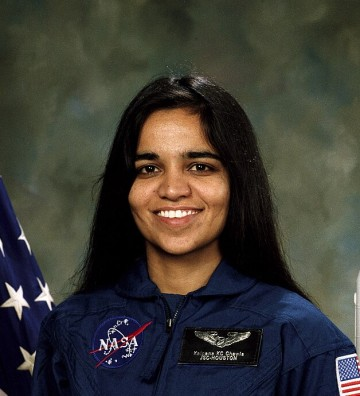
#> input picture ios/FaceKit/Tests/FaceKitTests/Fixtures/chawla_a.jpg, 360 x 396 px
$ python make_icon.py ../FaceKit/Tests/FaceKitTests/Fixtures/chawla_a.jpg out.png
#> lines starting #> are read from the running program, lines starting #| are printed output that depends on the picture
"""App icon: public/icon-512.png (a 640 px JPEG) → 1024 px PNG without transparency.
python make_icon.py <public/icon-512.png> <AppIcon.appiconset/icon-1024.png>"""
import sys
import cv2

img = cv2.imread(sys.argv[1], cv2.IMREAD_COLOR)
#> img is the input picture: shape (396, 360, 3); mean B, G, R 52.9, 59.1, 61
cv2.imwrite(sys.argv[2], cv2.resize(img, (1024, 1024), interpolation=cv2.INTER_CUBIC), [cv2.IMWRITE_PNG_COMPRESSION, 9])
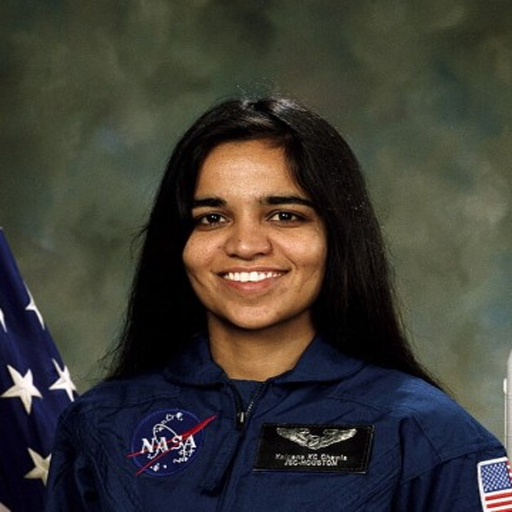
#> saved as out.png: shape (1024, 1024, 3) (shown at 1/2 size); mean B, G, R 52.9, 59.1, 61

$ run again, on ios/FaceKit/Tests/FaceKitTests/Fixtures/chiao_a.jpg
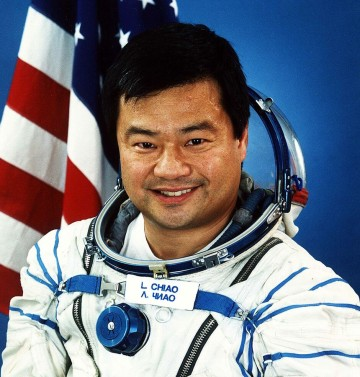
#> input picture ios/FaceKit/Tests/FaceKitTests/Fixtures/chiao_a.jpg, 360 x 377 px
#> img is the input picture: shape (377, 360, 3); mean B, G, R 130.5, 119.4, 117.3
#> `cv2.imwrite(sys.argv[2], cv2.resize(img, (1024, 1024), interpolation=c..`:
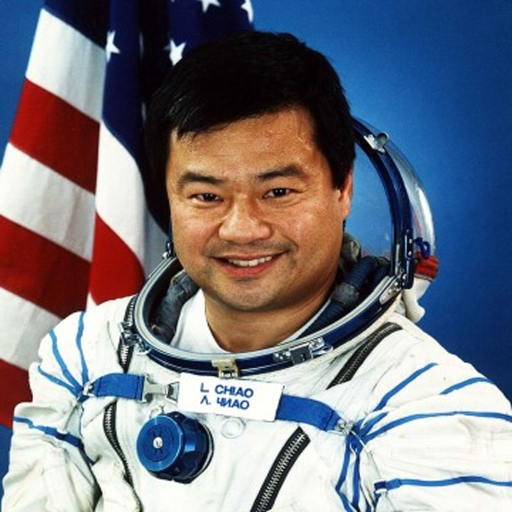
#> saved as out.png: shape (1024, 1024, 3) (shown at 1/2 size); mean B, G, R 130.4, 119.3, 117.3

$ run again, on ios/FaceKit/Tests/FaceKitTests/Fixtures/chiao_b.jpg
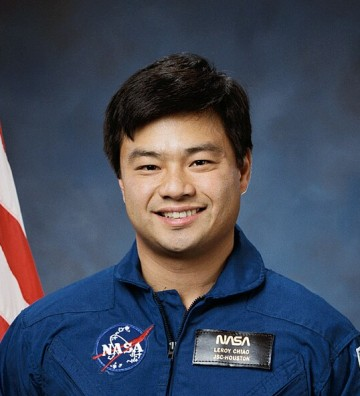
#> input picture ios/FaceKit/Tests/FaceKitTests/Fixtures/chiao_b.jpg, 360 x 396 px
#> img is the input picture: shape (396, 360, 3); mean B, G, R 89.6, 72.7, 65.7
#> `cv2.imwrite(sys.argv[2], cv2.resize(img, (1024, 1024), interpolation=c..`:
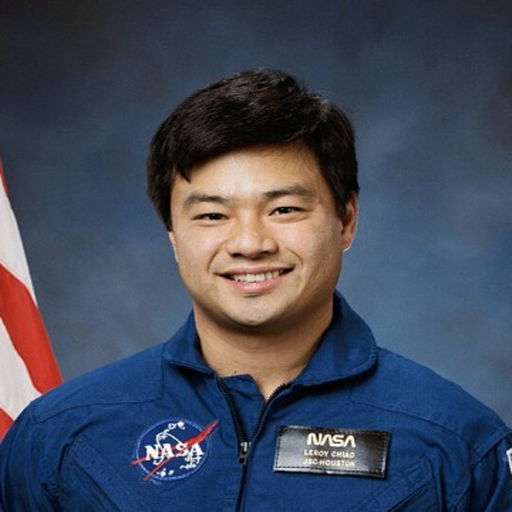
#> saved as out.png: shape (1024, 1024, 3) (shown at 1/2 size); mean B, G, R 89.6, 72.7, 65.7

$ run again, on ios/FaceKit/Tests/FaceKitTests/Fixtures/whitson_a.jpg
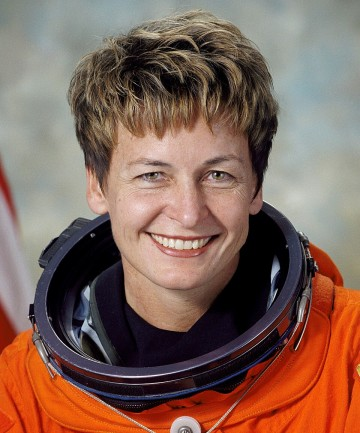
#> input picture ios/FaceKit/Tests/FaceKitTests/Fixtures/whitson_a.jpg, 360 x 433 px
#> img is the input picture: shape (433, 360, 3); mean B, G, R 88.6, 100.8, 130.7
#> `cv2.imwrite(sys.argv[2], cv2.resize(img, (1024, 1024), interpolation=c..`:
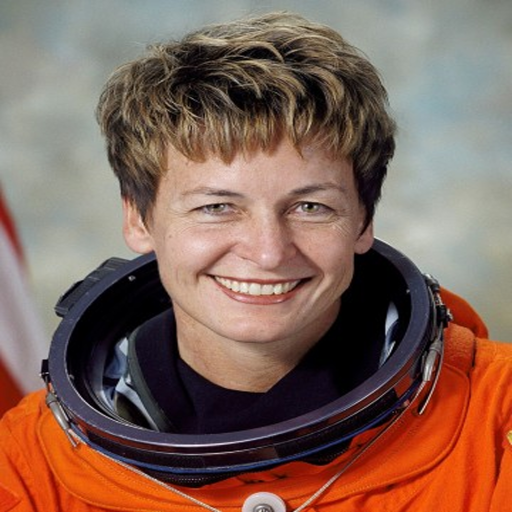
#> saved as out.png: shape (1024, 1024, 3) (shown at 1/2 size); mean B, G, R 88.7, 100.8, 130.7
